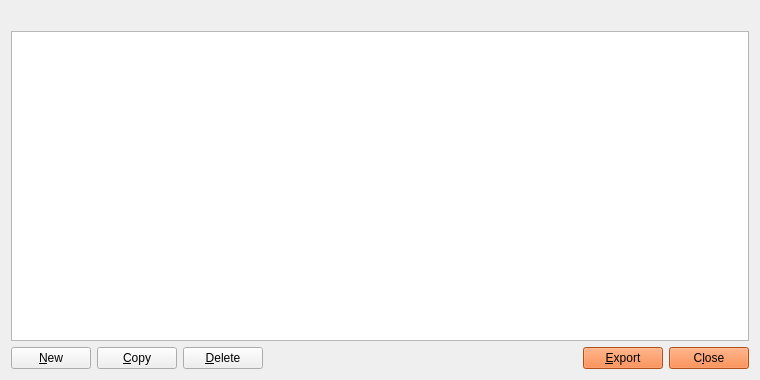
<?xml version="1.0" encoding="UTF-8"?>
<ui version="4.0">
 <class>AddressBookPage</class>
 <widget class="QWidget" name="AddressBookPage">
  <property name="geometry">
   <rect>
    <x>0</x>
    <y>0</y>
    <width>760</width>
    <height>380</height>
   </rect>
  </property>
  <property name="styleSheet">
   <string notr="true">
QStatusBar {
background-color:#ffffff;
}

.QFrame {
background-color:transparent;
border:0px solid #fff;
}

QMenuBar {
background-color:#fff;
}

QMenuBar::item {
background-color:#fff;
}

QMenuBar::item:selected {
background-color:#f8f6f6;
}

QMenu {
background-color:#f8f6f6;
}

QMenu::item {
color:#333;
}

QMenu::item:selected {
background-color:#f2f0f0;
color:#333;
}

QToolBar {
background-color:#fff;
border:0px solid #000;
padding:0;
margin:0;
}

QToolBar &gt; QToolButton {
background-color:#fff;
border:0px solid #333;
min-height:2.5em;
min-width: 8em;
padding: 0em 1em;
/*font-weight:bold;*/
color:#333;
}

QToolBar &gt; QToolButton:checked {
background-color:#f57026;
color:#fff;
font-weight:bold;
}

QMessageBox {
background-color:#F8F6F6;
}

/*******************************************************/

QLabel { /* Base Text Size &amp; Color */
font-size:12px;
color:#333333;
}

.QCheckBox { /* Checkbox Labels */
color:#333333;
background-color:transparent;
}

.QCheckBox:hover {
background-color:transparent;
}

.QValidatedLineEdit, .QLineEdit { /* Text Entry Fields */
border: 1px solid #82C3E6;
font-size:11px;
min-height:25px;
outline:0;
padding:3px;
background-color:#fcfcfc;
}

.QLineEdit:!focus {
font-size:12px;
}

.QValidatedLineEdit:disabled, .QLineEdit:disabled {
background-color:#f2f2f2;
}

/*******************************************************/

QPushButton { /* Global Button Style */

background-color:#f57026;

border:1;

border-radius:3px;

color:#ffffff;

font-size:12px;

font-weight:bold;

height: 26px;

padding-left:25px;

padding-right:25px;

padding-top:5px;

padding-bottom:5px;

margin-right: 10px;

}



QPushButton:hover { /* Global Button Style hover */

background-color:#f57026;

border:1;

border-radius:3px;

color:#ffffff;

font-size:12px;

font-weight:bold;

height: 26px;

padding-left:25px;

padding-right:25px;

padding-top:5px;

padding-bottom:5px;

margin-right: 10px;

}

QPushButton:focus {
border:none;
outline:none;
}

QPushButton:pressed {
border:1px solid #333;
}

QComboBox { /* Dropdown Menus */
border:1px solid #82C3E6;
padding: 3px 5px 3px 5px;
background:#fcfcfc;
min-height:25px;
color:#818181;
}

QComboBox:checked {
background:#f2f2f2;
}

QComboBox:editable {
background: #f57026;
color:#616161;
border:0px solid transparent;
}

QComboBox::drop-down {
width:25px;
border:0px;
}

QComboBox::down-arrow {
border-image: url(':/images/light/drkblue_downArrow') 0 0 0 0 stretch stretch;
}

QComboBox QListView {
background:#fff;
border:1px solid #333;
padding-right:1px;
padding-left:1px;
}

QComboBox QAbstractItemView::item { margin:4px; }

QComboBox::item {
color:#818181;
}

QComboBox::item:alternate {
background:#fff;
}

QComboBox::item:selected {
border:0px solid transparent;
background:#f2f2f2;
}

QComboBox::indicator {
background-color:transparent;
selection-background-color:transparent;
color:transparent;
selection-color:transparent;
}

QAbstractSpinBox {
border:1px solid #82C3E6;
padding: 3px 5px 3px 5px;
background:#fcfcfc;
min-height:25px;
color:#818181;
}

QAbstractSpinBox::up-button {
subcontrol-origin: border;
subcontrol-position: top right;
width:21px;
background:#fcfcfc;
border-left:0px;
border-right:1px solid #82C3E6;
border-top:1px solid #82C3E6;
border-bottom:0px;
padding-right:1px;
padding-left:5px;
padding-top:2px;
}

QAbstractSpinBox::up-arrow {
image:url(':/images/light/drkblue_upArrow_small');
}

QAbstractSpinBox::down-button {
subcontrol-origin: border;
subcontrol-position: bottom right;
width:21px;
background:#fcfcfc;
border-top:0px;
border-left:0px;
border-right:1px solid #82C3E6;
border-bottom:1px solid #82C3E6;
padding-right:1px;
padding-left:5px;
padding-bottom:2px;
}

QAbstractSpinBox::down-arrow {
image:url(':/images/light/drkblue_downArrow_small');
}

QCheckBox {
spacing: 5px;
}

QCheckBox::indicator {
width: 16px;
height: 16px;
}



/*******************************************************/

QHeaderView { /* Table Header */
background-color:transparent;
}

QHeaderView::section { /* Table Header Sections */
qproperty-alignment:center;
background-color:#f57026;
color:#fff;
min-height:25px;
font-weight:bold;
font-size:14px;
outline:0;
border:0px solid #fff;
border-right:1px solid #fff;
padding-left:5px;
padding-right:5px;
padding-top:2px;
padding-bottom:2px;
}

QHeaderView::section:last {
border-right: 0px solid #d7d7d7;
}

.QScrollArea {
background:transparent;
border:0px;
}

.QTableView { /* Table - has to be selected as a class otherwise it throws off QCalendarWidget */
background:transparent;
border:0px solid #fff;
}

QTableView::item { /* Table Item */
background-color:#fcfcfc;
font-size:12px;
}

QTableView::item:selected { /* Table Item Selected */
background-color:#f0f0f0;
color:#333;
}

QScrollBar { /* Scroll Bar */

}

QScrollBar:vertical { /* Vertical Scroll Bar Attributes */
border:0;
background:#ffffff;
width:18px;
margin: 18px 0px 18px 0px;
}

QScrollBar:horizontal { /* Horizontal Scroll Bar Attributes */
border:0;
background:#ffffff;
height:18px;
margin: 0px 18px 0px 18px;
}


QScrollBar::handle:vertical { /* Scroll Bar Slider - vertical */
background:#e0e0e0;
min-height:10px;
}

QScrollBar::handle:horizontal { /* Scroll Bar Slider - horizontal */
background:#e0e0e0;
min-width:10px;
}

QScrollBar::add-page, QScrollBar::sub-page { /* Scroll Bar Background */
background:#F8F6F6;
}

QScrollBar::add-line:vertical, QScrollBar::sub-line:vertical, QScrollBar::add-line:horizontal, QScrollBar::sub-line:horizontal { /* Define Arrow Button Dimensions */
background-color:#F8F6F6;
border: 1px solid #f2f0f0;
width:16px;
height:16px;
}

QScrollBar::add-line:vertical:pressed, QScrollBar::sub-line:vertical:pressed, QScrollBar::add-line:horizontal:pressed, QScrollBar::sub-line:horizontal:pressed {
background-color:#e0e0e0;
}

QScrollBar::sub-line:vertical { /* Vertical - top button position */
subcontrol-position:top;
subcontrol-origin: margin;
}

QScrollBar::add-line:vertical { /* Vertical - bottom button position */
subcontrol-position:bottom;
subcontrol-origin: margin;
}

QScrollBar::sub-line:horizontal { /* Vertical - left button position */
subcontrol-position:left;
subcontrol-origin: margin;
}

QScrollBar::add-line:horizontal { /* Vertical - right button position */
subcontrol-position:right;
subcontrol-origin: margin;
}

QScrollBar:up-arrow, QScrollBar:down-arrow, QScrollBar:left-arrow, QScrollBar:right-arrow { /* Arrows Icon */
width:10px;
height:10px;
}

QScrollBar:up-arrow {
background-image: url(':/images/light/drkblue_upArrow_small');
}

QScrollBar:down-arrow {
background-image: url(':/images/light/drkblue_downArrow_small');
}

QScrollBar:left-arrow {
background-image: url(':/images/light/drkblue_leftArrow_small');
}

QScrollBar:right-arrow {
background-image: url(':/images/light/drkblue_rightArrow_small');
}


/*******************************************************/

/* DIALOG BOXES */

QDialog .QTabWidget {
border-bottom:1px solid #333;
}

QDialog .QTabWidget::pane {
border: 1px solid #d7d7d7;
}

QDialog .QTabWidget QTabBar::tab {
background-color:#f2f0f0;
color:#333;
padding-left:10px;
padding-right:10px;
padding-top:5px;
padding-bottom:5px;
border-top: 1px solid #d7d7d7;
}

QDialog .QTabWidget QTabBar::tab:first {
border-left: 1px solid #d7d7d7;
}

QDialog .QTabWidget QTabBar::tab:last {
border-right: 1px solid #d7d7d7;
}

QDialog .QTabWidget QTabBar::tab:selected, QDialog .QTabWidget QTabBar::tab:hover {
background-color:#ffffff;
color:#333;
}

QDialog .QTabWidget .QWidget {
background-color:#fff;
color:#333;
}

QDialog .QTabWidget .QWidget QAbstractSpinBox {
min-height:15px;
}

QDialog .QTabWidget .QWidget QAbstractSpinBox::down-button {
width:15px;
}

QDialog .QTabWidget .QWidget QAbstractSpinBox::up-button {
width:15px;
}

QDialog .QTabWidget .QWidget QComboBox {
min-height:15px;
}

QDialog QWidget { /* Remove Annoying Focus Rectangle */
outline: 0;
}

/*******************************************************/
/* FILE MENU */

/* Dialog: Open URI */
QDialog#OpenURIDialog {
background-color:#F8F6F6;
}

QDialog#OpenURIDialog QLabel#label { /* URI Label */
font-weight:bold;
}

QDialog#OpenURIDialog QPushButton#selectFileButton { /* ... Button */
background-color:qlineargradient(x1: 0, y1: 0, x2: 0, y2: 1, stop: .01 #f6f6f6, stop: .1 rgba(250, 250, 250, 128), stop: .95 rgba(250, 250, 250, 255), stop: 1 #ebebeb);
border:1px solid #d2d2d2;
color:#616161;
padding-left:10px;
padding-right:10px;
}

QDialog#OpenURIDialog QPushButton#selectFileButton:hover {
background-color:qlineargradient(x1: 0, y1: 0, x2: 0, y2: 1, stop: .01 #f6f6f6, stop: .1 rgba(240, 240, 240, 255), stop: .95 rgba(240, 240, 240, 255), stop: 1 #ebebeb);
color:#333;
}

QDialog#OpenURIDialog QPushButton#selectFileButton:pressed {
border:1px solid #9e9e9e;
}

/* Dialog: Sign / Verify Message */
QDialog#SignVerifyMessageDialog {
background-color:#F8F6F6;
}

QDialog#SignVerifyMessageDialog QPushButton#addressBookButton_SM { /* Address Book Button */
background-color:transparent;
padding-left:10px;
padding-right:10px;
}

QDialog#SignVerifyMessageDialog QPlainTextEdit { /* Message Signing Text */
border:1px solid #82C3E6;
background-color:#fff;
}

QDialog#SignVerifyMessageDialog QPushButton#pasteButton_SM { /* Paste Button */
/* qproperty-icon: url(&quot;:/icons/light/drkblue_editpaste&quot;); */
background-color:transparent;
padding-left:15px;
}

QDialog#SignVerifyMessageDialog QLineEdit:!focus { /* Font Hack */
font-size:10px;
}

QDialog#SignVerifyMessageDialog QPushButton#copySignatureButton_SM { /* Copy Button */
/* qproperty-icon: url(&quot;:/icons/light/drkblue_editcopy&quot;); */
background-color:transparent;
padding-left:10px;
padding-right:10px;
}

QDialog#SignVerifyMessageDialog QPushButton#clearButton_SM { /* Clear Button */
background-color:qlineargradient(x1: 0, y1: 0, x2: 0, y2: 1, stop: .01 #f6f6f6, stop: .1 rgba(250, 250, 250, 128), stop: .95 rgba(250, 250, 250, 255), stop: 1 #ebebeb);
border:1px solid #d2d2d2;
color:#616161;
padding-left:10px;
padding-right:10px;
}

QDialog#SignVerifyMessageDialog QPushButton#clearButton_SM:hover {
background-color:qlineargradient(x1: 0, y1: 0, x2: 0, y2: 1, stop: .01 #f6f6f6, stop: .1 rgba(240, 240, 240, 255), stop: .95 rgba(240, 240, 240, 255), stop: 1 #ebebeb);
color:#333;
}

QDialog#SignVerifyMessageDialog QPushButton#clearButton_SM:pressed {
border:1px solid #9e9e9e;
}

QDialog#SignVerifyMessageDialog QPushButton#addressBookButton_VM { /* Verify Message - Address Book Button */
background-color:transparent;
border:0;
padding-left:10px;
padding-right:10px;
}

QDialog#SignVerifyMessageDialog QPushButton#clearButton_VM { /* Verify Message - Clear Button */
background-color:qlineargradient(x1: 0, y1: 0, x2: 0, y2: 1, stop: .01 #f6f6f6, stop: .1 rgba(250, 250, 250, 128), stop: .95 rgba(250, 250, 250, 255), stop: 1 #ebebeb);
border:1px solid #d2d2d2;
color:#616161;
padding-left:10px;
padding-right:10px;
}

QDialog#SignVerifyMessageDialog QPushButton#clearButton_VM:hover {
background-color:qlineargradient(x1: 0, y1: 0, x2: 0, y2: 1, stop: .01 #f6f6f6, stop: .1 rgba(240, 240, 240, 255), stop: .95 rgba(240, 240, 240, 255), stop: 1 #ebebeb);
color:#333;
}

QDialog#SignVerifyMessageDialog QPushButton#clearButton_VM:pressed {
border:1px solid #9e9e9e;
}

/* Dialog: Send and Receive */
QWidget#AddressBookPage {
background-color:#F8F6F6;
}

QWidget#AddressBookPage QPushButton#newAddress { /* New Address Button */
background-color:qlineargradient(x1: 0, y1: 0, x2: 0, y2: 1, stop: .01 #f6f6f6, stop: .1 rgba(250, 250, 250, 128), stop: .95 rgba(250, 250, 250, 255), stop: 1 #ebebeb);
border:1px solid #d2d2d2;
color:#616161;
padding-left:10px;
padding-right:10px;
}

QWidget#AddressBookPage QPushButton#newAddress:hover {
background-color:qlineargradient(x1: 0, y1: 0, x2: 0, y2: 1, stop: .01 #f6f6f6, stop: .1 rgba(240, 240, 240, 255), stop: .95 rgba(240, 240, 240, 255), stop: 1 #ebebeb);
color:#333;
}

QWidget#AddressBookPage QPushButton#newAddress:pressed {
border:1px solid #9e9e9e;
}

QWidget#AddressBookPage QPushButton#copyAddress { /* Copy Address Button */
background-color:qlineargradient(x1: 0, y1: 0, x2: 0, y2: 1, stop: .01 #f6f6f6, stop: .1 rgba(250, 250, 250, 128), stop: .95 rgba(250, 250, 250, 255), stop: 1 #ebebeb);
border:1px solid #d2d2d2;
color:#616161;
padding-left:10px;
padding-right:10px;
}

QWidget#AddressBookPage QPushButton#copyAddress:hover {
background-color:qlineargradient(x1: 0, y1: 0, x2: 0, y2: 1, stop: .01 #f6f6f6, stop: .1 rgba(240, 240, 240, 255), stop: .95 rgba(240, 240, 240, 255), stop: 1 #ebebeb);
color:#333;
}

QWidget#AddressBookPage QPushButton#copyAddress:pressed {
border:1px solid #9e9e9e;
}

QWidget#AddressBookPage QPushButton#deleteAddress { /* Delete Address Button */
background-color:qlineargradient(x1: 0, y1: 0, x2: 0, y2: 1, stop: .01 #f6f6f6, stop: .1 rgba(250, 250, 250, 128), stop: .95 rgba(250, 250, 250, 255), stop: 1 #ebebeb);
border:1px solid #d2d2d2;
color:#616161;
padding-left:10px;
padding-right:10px;
}

QWidget#AddressBookPage QPushButton#deleteAddress:hover {
background-color:qlineargradient(x1: 0, y1: 0, x2: 0, y2: 1, stop: .01 #f6f6f6, stop: .1 rgba(240, 240, 240, 255), stop: .95 rgba(240, 240, 240, 255), stop: 1 #ebebeb);
color:#333;
}

QWidget#AddressBookPage QPushButton#deleteAddress:pressed {
border:1px solid #9e9e9e;
}

QWidget#AddressBookPage QTableView { /* Address Listing */
font-size:12px;
}

QWidget#AddressBookPage QHeaderView::section { /* Min width for Windows fix */
min-width:260px;
}

/* SETTINGS MENU */

/* Encrypt Wallet and Change Passphrase Dialog */
QDialog#AskPassphraseDialog {
background-color:#F8F6F6;
}

QDialog#AskPassphraseDialog QLabel#passLabel1, QDialog#AskPassphraseDialog QLabel#passLabel2, QDialog#AskPassphraseDialog QLabel#passLabel3 {
qproperty-alignment: 'AlignVCenter | AlignRight';
min-width:170px;
min-height:33px; /* base width of 25px for QLineEdit, plus padding and border */
}

/* Options Dialog */
QDialog#OptionsDialog {
background-color:#F8F6F6;
}

QDialog#OptionsDialog QValueComboBox, QDialog#OptionsDialog QSpinBox {
margin-top:5px;
margin-bottom:5px;
}

QDialog#OptionsDialog QValidatedLineEdit, QDialog#OptionsDialog QValidatedLineEdit:disabled, QDialog#OptionsDialog QLineEdit, QDialog#OptionsDialog QLineEdit:disabled {
qproperty-alignment: 'AlignVCenter | AlignLeft';
min-height:20px;
margin-top:0px;
margin-bottom:0px;
padding-top:1px;
padding-bottom:1px;
}

QDialog#OptionsDialog &gt; QLabel {
qproperty-alignment: 'AlignVCenter';
min-height:20px;
}

QDialog#OptionsDialog QWidget#tabDisplay QValueComboBox {
margin-top:0px;
margin-bottom:0px;
}

QDialog#OptionsDialog QLabel#label_3 { /* Translations Missing? Label */
qproperty-alignment: 'AlignVCenter | AlignCenter';
color:#818181;
padding-bottom:8px;
}

QDialog#OptionsDialog QCheckBox {
min-height:20px;
}

QDialog#OptionsDialog QCheckBox#displayAddresses {
min-height:33px;

}

/* TOOLS MENU */

QDialog#RPCConsole { /* RPC Console Dialog Box */
background-color:#F8F6F6;
}

QDialog#RPCConsole QWidget#tab_info QLabel#label_11, QDialog#RPCConsole QWidget#tab_info QLabel#label_10 { /* Margin between Network and Block Chain headers */
qproperty-alignment: 'AlignBottom';
min-height:25px;
min-width:180px;
}

QDialog#RPCConsole QWidget#tab_peers  QLabel#peerHeading { /* Peers Info Header */
color:#f57026;
}

QDialog#RPCConsole QPushButton#openDebugLogfileButton {
max-width:60px;
}

QDialog#RPCConsole QTextEdit#messagesWidget { /* Console Messages Window */
border:0;
}

QDialog#RPCConsole QLineEdit#lineEdit { /* Console Input */
margin-right:5px;
}

QDialog#RPCConsole QPushButton#clearButton { /* Console Clear Button */
background-color:transparent;
padding-left:10px;
padding-right:10px;
}

QDialog#RPCConsole .QGroupBox #line { /* Network In Line */
background-color:#00ff00;
}

QDialog#RPCConsole .QGroupBox #line_2 { /* Network Out Line */
background:#ff0000;
}

/* HELP MENU */

/* Command Line Options Dialog */
QDialog#HelpMessageDialog {
background-color:#F8F6F6;
}

QDialog#HelpMessageDialog QScrollArea * {
background-color:#ffffff;
}

QDialog#HelpMessageDialog QScrollBar:vertical, QDialog#HelpMessageDialog QScrollBar:horizontal {
border:0;
}

/* About Proton Dialog */
QDialog#AboutDialog {
background-color:#F8F6F6;
}

QDialog#AboutDialog QLabel#label, QDialog#AboutDialog QLabel#copyrightLabel, QDialog#AboutDialog QLabel#label_2 { /* About Proton Contents */
margin-left:10px;
}

QDialog#AboutDialog QLabel#label_2 { /* Margin for About Proton text */
margin-right:10px;
}

/* Edit Address Dialog */
QDialog#EditAddressDialog {
background-color:#F8F6F6;
}

QDialog#EditAddressDialog QLabel {
qproperty-alignment: 'AlignVCenter | AlignRight';
min-height:27px;
font-weight:normal;
padding-right:5px;
}

/* OVERVIEW SCREEN */

QWidget .QFrame#frame { /* Wallet Balance */
min-width:490px;
}

QWidget .QFrame#frame &gt; .QLabel {
min-width:190px;
font-weight:normal;
min-height:30px;
}

QWidget .QFrame#frame .QLabel#label_5 { /* Wallet Label */
qproperty-alignment: 'AlignVCenter | AlignRight';
min-width:160px;
background-color:transparent;
color:#f4f4f5;
margin-right:5px;
padding-right:5px;
}

QWidget .QFrame#frame .QLabel#labelWalletStatus { /* Wallet Sync Status */
qproperty-alignment: 'AlignVCenter | AlignLeft';
margin-left:3px;
}

QWidget .QFrame#frame .QLabel#labelSpendable { /* Spendable Header */
qproperty-alignment: 'AlignVCenter | AlignLeft';
font-size:12px;
margin-left:18px;
}

QWidget .QFrame#frame .QLabel#labelWatchonly { /* Watch-only Header */
qproperty-alignment: 'AlignVCenter | AlignLeft';
font-size:12px;
margin-left:16px;
}

QWidget .QFrame#frame .QLabel#labelBalanceText { /* Available Balance Label */
qproperty-alignment: 'AlignVCenter | AlignRight';
min-width:160px;
background-color:#f57026;
color:#ffffff;
margin-right:5px;
padding-right:5px;
font-size:14px;
font-weight: bold;
min-height:35px;
}

QWidget .QFrame#frame .QLabel#labelBalance { /* Available Balance */
qproperty-alignment: 'AlignVCenter | AlignLeft';
font-size:16px;
color:#f57026;
margin-left:0px;
    font-weight: bold;
}

QWidget .QFrame#frame .QLabel#labelWatchAvailable { /* Watch-only Balance */
qproperty-alignment: 'AlignVCenter | AlignLeft';
font-size:12px;
margin-left:16px;
}

QWidget .QFrame#frame .QLabel#labelPendingText { /* Pending Balance Label */
qproperty-alignment: 'AlignVCenter | AlignRight';
min-width:160px;
font-size:14px;
font-Weight:bold;
background-color:#F8F6F6;
margin-right:5px;
padding-right:5px;
}

QWidget .QFrame#frame .QLabel#labelUnconfirmed { /* Pending Balance */
qproperty-alignment: 'AlignVCenter | AlignLeft';
font-size:14px;
font-weight:bold;
margin-left:0px;
}

QWidget .QFrame#frame .QLabel#labelWatchPending { /* Watch-only Pending Balance */
qproperty-alignment: 'AlignVCenter | AlignLeft';
font-size:12px;
margin-left:16px;
}

QWidget .QFrame#frame .QLabel#labelImmatureText { /* Immature Balance Label */
qproperty-alignment: 'AlignVCenter | AlignRight';
min-width:160px;
font-size:14px;
font-weight:bold;
background-color:#F8F6F6;
margin-right:5px;
padding-right:5px;
}

QWidget .QFrame#frame .QLabel#labelImmature { /* Immature Balance */
qproperty-alignment: 'AlignVCenter | AlignLeft';
font-size:14px;
font-weight:bold;
margin-left:0px;
}

QWidget .QFrame#frame .QLabel#labelWatchImmature { /* Watch-only Immature Balance */
qproperty-alignment: 'AlignVCenter | AlignLeft';
font-size:12px;
margin-left:16px;
}

QWidget .QFrame#frame .QLabel#labelTotalText { /* Total Balance Label */
qproperty-alignment: 'AlignVCenter | AlignRight';
min-width:160px;
font-size:14px;
font-weight:bold;
background-color:#F8F6F6;
margin-right:5px;
padding-right:5px;
}

QWidget .QFrame#frame .QLabel#labelTotal { /* Total Balance */
qproperty-alignment: 'AlignVCenter | AlignLeft';
font-size:14px;
font-weight:bold;
margin-left:0px;
}

QWidget .QFrame#frame .QLabel#labelWatchTotal { /* Watch-only Total Balance */
qproperty-alignment: 'AlignVCenter | AlignLeft';
font-size:12px;
margin-left:16px;
}

/* PRIVATESEND WIDGET */

QWidget .QFrame#framePrivateSend { /* PrivateSend Widget */
background-color:transparent;
max-width: 451px;
min-width: 451px;
max-height: 350px;
}

QWidget .QFrame#framePrivateSend .QWidget#layoutWidgetPrivateSendHeader { /* PrivateSend Header */
max-width: 421px;
min-width: 421px;
}

QWidget .QFrame#framePrivateSend .QLabel#labelPrivateSendHeader { /* PrivateSend Header */
qproperty-alignment: 'AlignVCenter | AlignCenter';
max-width: 421px;
min-width: 421px;
background-color:#f57026;
color:#fff;
margin-right: 5px;
padding-right: 5px;
font-weight:bold;
font-size:14px;
min-height:35px;
max-height:35px;
}
/******************************************************************/
QWidget .QFrame#framePrivateSend .QLabel#labelPrivateSendSyncStatus { /* PrivateSend Sync Status */
qproperty-alignment: 'AlignVCenter | AlignLeft';
margin-left:2px;
padding-right:5px;
}

QWidget .QFrame#framePrivateSend #privateSendFormLayoutWidget {
max-width: 451px;
max-height: 175px;
}

QWidget .QFrame#framePrivateSend #privateSendFormLayoutWidget &gt; .QLabel {
min-width:175px;
font-weight:normal;
min-height:25px;
}

QWidget .QFrame#framePrivateSend #privateSendFormLayoutWidget .QLabel#labelPrivateSendEnabledText { /* PrivateSend Enabled Status Label */
qproperty-alignment: 'AlignVCenter | AlignRight';
min-width:160px;
background-color:#F8F6F6;
margin-right:5px;
padding-right:5px;
}

QWidget .QFrame#framePrivateSend #privateSendFormLayoutWidget .QLabel#labelPrivateSendEnabled { /* PrivateSend Enabled Status */

}

QWidget .QFrame#framePrivateSend #privateSendFormLayoutWidget .QLabel#labelCompletitionText { /* PrivateSend Completion Label */
qproperty-alignment: 'AlignVCenter | AlignRight';
min-width:160px;
background-color:#F8F6F6;
margin-right:5px;
padding-right:5px;

}

QWidget .QFrame#framePrivateSend #privateSendFormLayoutWidget .QProgressBar#privateSendProgress { /* PrivateSend Completion */
border: 1px solid #818181;
border-radius: 1px;
margin-right:43px;
text-align: right;
color:#818181;
}

QWidget .QFrame#framePrivateSend #privateSendFormLayoutWidget .QProgressBar#privateSendProgress::chunk {
background-color: #f57026;
width:1px;
}

QWidget .QFrame#framePrivateSend #privateSendFormLayoutWidget .QLabel#labelAnonymizedText { /* PrivateSend Balance Label */
qproperty-alignment: 'AlignVCenter | AlignRight';
min-width:160px;
background-color:#F8F6F6;
margin-right:5px;
padding-right:5px;
}

QWidget .QFrame#framePrivateSend #privateSendFormLayoutWidget .QLabel#labelAnonymized { /* PrivateSend Balance */

}

QWidget .QFrame#framePrivateSend #privateSendFormLayoutWidget .QLabel#labelAmountAndRoundsText { /* PrivateSend Amount and Rounds Label */
qproperty-alignment: 'AlignVCenter | AlignRight';
min-width:160px;
background-color:#F8F6F6;
margin-right:5px;
padding-right:5px;
}

QWidget .QFrame#framePrivateSend #privateSendFormLayoutWidget .QLabel#labelAmountRounds { /* PrivateSend Amount and Rounds */

}

QWidget .QFrame#framePrivateSend #privateSendFormLayoutWidget .QLabel#labelSubmittedDenomText { /* PrivateSend Submitted Denom Label */
qproperty-alignment: 'AlignVCenter | AlignRight';
min-width:160px;
background-color:#F8F6F6;
margin-right:5px;
padding-right:5px;
}

QWidget .QFrame#framePrivateSend #privateSendFormLayoutWidget .QLabel#labelSubmittedDenom { /* PrivateSend Submitted Denom */

}

QWidget .QFrame#framePrivateSend .QWidget#layoutWidgetLastMessageAndButtons {
max-width: 451px;
}

QWidget .QFrame#framePrivateSend .QLabel#labelPrivateSendLastMessage { /* PrivateSend Status Notifications */
qproperty-alignment: 'AlignVCenter | AlignCenter';
min-width: 288px;
min-height: 43px;
font-size:11px;
color:#818181;
}

/* PRIVATESEND BUTTONS */

QWidget .QFrame#framePrivateSend .QPushButton { /* PrivateSend Buttons - General Attributes */
border:0px solid #ffffff;
}

QWidget .QFrame#framePrivateSend QPushButton:focus {
border:none;
outline:none;
}

QWidget .QFrame#framePrivateSend .QPushButton#togglePrivateSend { /* Start PrivateSend Mixing */
min-height: 40px;
font-size:15px;
font-weight:normal;
color:#ffffff;
padding-left:10px;
padding-right:10px;
padding-top:5px;
padding-bottom:6px;
}

QWidget .QFrame#framePrivateSend .QPushButton#togglePrivateSend:hover {

}

QWidget .QFrame#framePrivateSend .QPushButton#privateSendAuto { /* Try Mix Button */
background-color:qlineargradient(x1: 0, y1: 0, x2: 0, y2: 1, stop: .01 #f6f6f6, stop: .1 rgba(250, 250, 250, 128), stop: .95 rgba(250, 250, 250, 255), stop: 1 #ebebeb);
border:1px solid #d2d2d2;
color:#616161;
min-height:25px;
font-size:9px;
padding:0px;
}

QWidget .QFrame#framePrivateSend .QPushButton#privateSendAuto:hover {
background-color:qlineargradient(x1: 0, y1: 0, x2: 0, y2: 1, stop: .01 #f6f6f6, stop: .1 rgba(240, 240, 240, 255), stop: .95 rgba(240, 240, 240, 255), stop: 1 #ebebeb);
color:#333;
}

QWidget .QFrame#framePrivateSend .QPushButton#privateSendAuto:pressed {
border:1px solid #9e9e9e;
}

QWidget .QFrame#framePrivateSend .QPushButton#privateSendReset { /* Reset Button */
background-color:qlineargradient(x1: 0, y1: 0, x2: 0, y2: 1, stop: .01 #f6f6f6, stop: .1 rgba(250, 250, 250, 128), stop: .95 rgba(250, 250, 250, 255), stop: 1 #ebebeb);
border:1px solid #d2d2d2;
color:#616161;
min-height:25px;
font-size:9px;
padding:0px;
}

QWidget .QFrame#framePrivateSend .QPushButton#privateSendReset:hover {
background-color:qlineargradient(x1: 0, y1: 0, x2: 0, y2: 1, stop: .01 #f6f6f6, stop: .1 rgba(240, 240, 240, 255), stop: .95 rgba(240, 240, 240, 255), stop: 1 #ebebeb);
color:#333;
}

QWidget .QFrame#framePrivateSend .QPushButton#privateSendReset:pressed {
border:1px solid #9e9e9e;
}

QWidget .QFrame#framePrivateSend .QPushButton#privateSendInfo { /* Info Button */
background-color:qlineargradient(x1: 0, y1: 0, x2: 0, y2: 1, stop: .01 #f6f6f6, stop: .1 rgba(250, 250, 250, 128), stop: .95 rgba(250, 250, 250, 255), stop: 1 #ebebeb);
border:1px solid #d2d2d2;
color:#616161;
min-height:25px;
font-size:9px;
padding:0px;
}

QWidget .QFrame#framePrivateSend .QPushButton#privateSendInfo:hover {
background-color:qlineargradient(x1: 0, y1: 0, x2: 0, y2: 1, stop: .01 #f6f6f6, stop: .1 rgba(240, 240, 240, 255), stop: .95 rgba(240, 240, 240, 255), stop: 1 #ebebeb);
color:#333;
}

QWidget .QFrame#framePrivateSend .QPushButton#privateSendInfo:pressed {
border:1px solid #9e9e9e;
}

/* RECENT TRANSACTIONS */

QWidget .QFrame#frame_2 { /* Transactions Widget */
min-width:410px;
margin-right:20px;
margin-left:0;
margin-top:15px;
background-repeat:none;
}

QWidget .QFrame#frame_2 .QLabel#label_4 { /* Recent Transactions Label */
min-width:180px;
color:#999;
margin-left:0px;
margin-top:30px;
margin-right:5px;
padding-right:5px;
font-weight:normal;
font-size:18px;
font-weight:bold;
min-height:24px;
}

QWidget .QFrame#frame_2 .QLabel#labelTransactionsStatus { /* Recent Transactions Sync Status */
qproperty-alignment: 'AlignBottom | AlignRight';
min-width:93px;
margin-top:83px;
margin-left:16px;
margin-right:5px;
min-height:16px;
}

QWidget .QFrame#frame_2 QListView { /* UOU Transaction List */
font-weight:normal;
font-size:14px;
max-width:500px;
margin-top:12px;
margin-left:0px; /* CSS Voodoo - set to -66px to hide default transaction icons */
}

/* SEND DIALOG */

QDialog#SendCoinsDialog .QFrame#frameCoinControl { /* Coin Control Section */

}

QDialog#SendCoinsDialog .QFrame#frameCoinControl &gt; .QLabel { /* Default Font Color and  Size */
font-weight:normal;
color: #999;
}

QDialog#SendCoinsDialog .QFrame#frameCoinControl .QPushButton#pushButtonCoinControl { /* Coin Control Inputs Button */
padding-left:10px;
padding-right:10px;
min-height:25px;
}

QDialog#SendCoinsDialog .QFrame#frameCoinControl .QLabel#labelCoinControlFeatures { /* Coin Control Header */
color:#999;
font-weight:normal;
font-size:14px;
}

QDialog#SendCoinsDialog .QFrame#frameCoinControl .QWidget#widgetCoinControl { /* Coin Control Inputs */
}

QDialog#SendCoinsDialog .QFrame#frameCoinControl .QWidget#widgetCoinControl &gt; .QLabel { /* Coin Control Inputs Labels */
padding:2px;
}

QDialog#SendCoinsDialog .QFrame#frameCoinControl .QCheckBox#checkBoxCoinControlChange { /* Custom Change Label */
}

QDialog#SendCoinsDialog .QFrame#frameCoinControl .QValidatedLineEdit#lineEditCoinControlChange { /* Custom Change Address */
}

QDialog#SendCoinsDialog .QFrame#frameCoinControl .QLabel#labelCoinControlChangeLabel { /* Custom Change Address Validation Label */
font-weight:normal;
qproperty-margin:-6;
margin-right:112px;
}

QDialog#SendCoinsDialog .QScrollArea#scrollArea .QWidget#scrollAreaWidgetContents { /* Send To Widget */
background:transparent;
}

QDialog#SendCoinsDialog .QPushButton#sendButton { /* Send Button */
padding-left:10px;
padding-right:10px;
}

QDialog#SendCoinsDialog .QPushButton#clearButton { /* Clear Button */
background-color:qlineargradient(x1: 0, y1: 0, x2: 0, y2: 1, stop: .01 #f6f6f6, stop: .1 rgba(250, 250, 250, 128), stop: .95 rgba(250, 250, 250, 255), stop: 1 #ebebeb);
border:1px solid #d2d2d2;
color:#616161;
padding-left:10px;
padding-right:10px;
}

QDialog#SendCoinsDialog .QPushButton#clearButton:hover {
background-color:qlineargradient(x1: 0, y1: 0, x2: 0, y2: 1, stop: .01 #f6f6f6, stop: .1 rgba(240, 240, 240, 255), stop: .95 rgba(240, 240, 240, 255), stop: 1 #ebebeb);
color:#333;
}

QDialog#SendCoinsDialog .QPushButton#clearButton:pressed {
border:1px solid #9e9e9e;
}

QDialog#SendCoinsDialog .QPushButton#addButton { /* Add Button */
background-color:qlineargradient(x1: 0, y1: 0, x2: 0, y2: 1, stop: .01 #f6f6f6, stop: .1 rgba(250, 250, 250, 128), stop: .95 rgba(250, 250, 250, 255), stop: 1 #ebebeb);
border:1px solid #d2d2d2;
color:#616161;
padding-left:10px;
padding-right:10px;
}

QDialog#SendCoinsDialog .QPushButton#addButton:hover {
background-color:qlineargradient(x1: 0, y1: 0, x2: 0, y2: 1, stop: .01 #f6f6f6, stop: .1 rgba(240, 240, 240, 255), stop: .95 rgba(240, 240, 240, 255), stop: 1 #ebebeb);
color:#333;
}

QDialog#SendCoinsDialog .QPushButton#addButton:pressed {
border:1px solid #9e9e9e;
}

QDialog#SendCoinsDialog .QCheckBox#checkUsePrivateSend { /* PrivateSend Checkbox */
color:#616161;
font-weight:bold;
background: qradialgradient(cx:0.5, cy:0.5, radius: 0.5, fx:0.5, fy:0.5, stop:0 rgba(248, 246, 246, 128), stop: 1 rgba(0, 0, 0, 0));
border-radius:5px;
padding-top:20px;
padding-bottom:18px;
}

QDialog#SendCoinsDialog .QCheckBox#checkUseInstantSend { /* InstantSend Checkbox */
color:#616161;
font-weight:bold;
background: qradialgradient(cx:0.5, cy:0.5, radius: 0.5, fx:0.5, fy:0.5, stop:0 rgba(248, 246, 246, 128), stop: 1 rgba(0, 0, 0, 0));
border-radius:5px;
padding-top:20px;
padding-bottom:18px;
margin-left:10px;
margin-right:20px;
}

/* This QLabel uses name = &quot;label&quot; which conflicts with Address Book -&gt; New Address */
/* To maximize backwards compatibility this formatting has been removed */

QDialog#SendCoinsDialog QLabel#label {
/*margin-left:20px;
margin-right:-2px;
padding-right:-2px;
color:#616161;
font-size:14px;
font-weight:bold;
border-radius:5px;
padding-top:20px;
padding-bottom:20px;*/
min-height:27px;
}

QDialog#SendCoinsDialog QLabel#labelBalance {
margin-left:0px;
padding-left:0px;
color:#333333;
/* font-weight:bold;
border-radius:5px;
padding-top:20px;
padding-bottom:20px; */
min-height:27px;
}

#checkboxSubtractFeeFromAmount {
padding-left:10px;
}


/* SEND COINS ENTRY */

QStackedWidget#SendCoinsEntry .QFrame#SendCoins &gt; .QLabel { /* Send Coin Entry Labels */
background-color:#F8F6F6;
min-width:102px;
font-weight:normal;
/*font-size:11px;*/
color:#333;
min-height:25px;
margin-right:5px;
padding-right:5px;
}

QStackedWidget#SendCoinsEntry .QFrame#SendCoins .QLabel#amountLabel {
color: #fff;
background-color:#999;
}

QStackedWidget#SendCoinsEntry .QValidatedLineEdit#payTo { /* Pay To Input Field */
}

QStackedWidget#SendCoinsEntry .QToolButton { /* General Settings for Pay To Icons */
padding-left:5px;
padding-right:5px;
border: 0;
outline: 0;
}

QStackedWidget#SendCoinsEntry .QToolButton#addressBookButton { /* Address Book Button */
padding-left:10px;
}

QStackedWidget#SendCoinsEntry .QToolButton#addressBookButton {
}

QStackedWidget#SendCoinsEntry .QToolButton#pasteButton {
}

QStackedWidget#SendCoinsEntry .QToolButton#deleteButton {
}

QStackedWidget#SendCoinsEntry .QLineEdit#addAsLabel { /* Pay To Input Field */
}

/* COIN CONTROL POPUP */

QDialog#CoinControlDialog { /* Coin Control Dialog Window */
background-color:#F8F6F6;
}

QDialog#CoinControlDialog .QLabel#labelCoinControlQuantityText { /* Coin Control Quantity Label */
min-height:30px;
padding-left:15px;
}

QDialog#CoinControlDialog .QLabel#labelCoinControlQuantity { /* Coin Control Quantity */
min-height:30px;
}

QDialog#CoinControlDialog .QLabel#labelCoinControlBytesText { /* Coin Control Bytes Label */
padding-left:15px;
}

QDialog#CoinControlDialog .QLabel#labelCoinControlBytes { /* Coin Control Bytes */
}

QDialog#CoinControlDialog .QLabel#labelCoinControlAmountText { /* Coin Control Amount Label */
min-height:30px;
padding-left:15px;
}

QDialog#CoinControlDialog .QLabel#labelCoinControlAmount { /* Coin Control Amount */
min-height:30px;
}

QDialog#CoinControlDialog .QLabel#labelCoinControlPriorityText { /* Coin Control Priority Label */
padding-left:15px;
}

QDialog#CoinControlDialog .QLabel#labelCoinControlPriority { /* Coin Control Priority */
}

QDialog#CoinControlDialog .QLabel#labelCoinControlFeeText { /* Coin Control Fee Label */
min-height:30px;
padding-left:15px;
}

QDialog#CoinControlDialog .QLabel#labelCoinControlFee { /* Coin Control Fee */
min-height:30px;
}

QDialog#CoinControlDialog .QLabel#labelCoinControlLowOutputText { /* Coin Control Low Output Label */
padding-left:15px;
}

QDialog#CoinControlDialog .QLabel#labelCoinControlLowOutput { /* Coin Control Low Output */
}

QDialog#CoinControlDialog .QLabel#labelCoinControlAfterFeeText { /* Coin Control After Fee Label */
min-height:30px;
padding-left:15px;
}

QDialog#CoinControlDialog .QLabel#labelCoinControlAfterFee { /* Coin Control After Fee */
min-height:30px;
}

QDialog#CoinControlDialog .QLabel#labelCoinControlChangeText { /* Coin Control Change Label */
padding-left:15px;
}

QDialog#CoinControlDialog .QLabel#labelCoinControlChange { /* Coin Control Change */

}

QDialog#CoinControlDialog .QFrame#frame .QPushButton#pushButtonSelectAll { /* (un)select all button */
padding-left:10px;
padding-right:10px;
min-height:25px;
}

QDialog#CoinControlDialog .QFrame#frame .QPushButton#pushButtonToggleLock { /* Toggle lock state button */
padding-left:10px;
padding-right:10px;
min-height:25px;
}

QDialog#CoinControlDialog .QDialogButtonBox#buttonBox QPushButton { /* Coin Control 'OK' button */
}

QDialog#CoinControlDialog .QFrame#frame .QRadioButton#radioTreeMode { /* Coin Control Tree Mode Selector */
color:#818181;
background-color:transparent;
}

QDialog#CoinControlDialog .QFrame#frame .QRadioButton#radioListMode { /* Coin Control List Mode Selector */
color:#818181;
background-color:transparent;
}

QDialog#CoinControlDialog QHeaderView::section:first { /* Bug Fix: the number &quot;1&quot; displays in this table for some reason... */
color:transparent;
}

QDialog#CoinControlDialog .CoinControlTreeWidget#treeWidget { /* Coin Control Widget Container */
outline:0;
background-color:#ffffff;
border:0px solid #818181;
}

QDialog#CoinControlDialog .CoinControlTreeWidget#treeWidget::item {
}

QDialog#CoinControlDialog .CoinControlTreeWidget#treeWidget::item:selected { /* Coin Control Item (selected) */
background-color:#f7f7f7;
color:#333;
}

QDialog#CoinControlDialog .CoinControlTreeWidget#treeWidget::item:checked { /* Coin Control Item (checked) */
background-color:#f7f7f7;
color:#333;
}

QDialog#CoinControlDialog .CoinControlTreeWidget#treeWidget::branch:selected { /* Coin Control Branch Icon */
background-image: url(':/images/light/drkblue_qtreeview_selected');
background-repeat:no-repeat;
background-position:center;
background-color:#f7f7f7;
color:#333;
}

QDialog#CoinControlDialog .CoinControlTreeWidget#treeWidget::branch:checked { /* Coin Control Branch Icon */
background-image: url(':/images/light/drkblue_qtreeview_selected');
background-repeat:no-repeat;
background-position:center;
background-color:#f7f7f7;
color:#333;
}

QDialog#CoinControlDialog .CoinControlTreeWidget#treeWidget::seperator {

}

QDialog#CoinControlDialog .CoinControlTreeWidget#treeWidget::indicator { /* Coin Control Widget Checkbox */

}

/* RECEIVE COINS */

QWidget#ReceiveCoinsDialog .QFrame#frame2 .QLabel#label_2 { /* Label Label */
background-color:#F8F6F6;
border: 1px solid #fff;
min-width:102px;
color:#333;
/*font-weight:bold;
font-size:11px;*/
padding-right:5px;
}

QWidget#ReceiveCoinsDialog .QFrame#frame2 .QLabel#label { /* Amount Label */
background-color:#999;
border: 1px solid #fff;
min-width:102px;
color:#ffffff;
/*font-weight:bold;
font-size:11px;*/
padding-right:5px;
}

QWidget#ReceiveCoinsDialog .QFrame#frame2 .QLabel#label_3 { /* Message Label */
background-color:#F8F6F6;
border: 1px solid #fff;
min-width:102px;
color:#333;
/*font-weight:bold;
font-size:11px;*/
padding-right:5px;
}

QWidget#ReceiveCoinsDialog .QFrame#frame2 QPushButton#clearButton { /* Clear Button */
background-color:qlineargradient(x1: 0, y1: 0, x2: 0, y2: 1, stop: .01 #f6f6f6, stop: .1 rgba(250, 250, 250, 128), stop: .95 rgba(250, 250, 250, 255), stop: 1 #ebebeb);
border:1px solid #d2d2d2;
color:#616161;
padding-left:10px;
padding-right:10px;
}

QWidget#ReceiveCoinsDialog .QFrame#frame2 QPushButton#clearButton:hover {
background-color:qlineargradient(x1: 0, y1: 0, x2: 0, y2: 1, stop: .01 #f6f6f6, stop: .1 rgba(240, 240, 240, 255), stop: .95 rgba(240, 240, 240, 255), stop: 1 #ebebeb);
color:#333;
}

QWidget#ReceiveCoinsDialog .QFrame#frame2 QPushButton#clearButton:pressed {
border:1px solid #9e9e9e;
}

QWidget#ReceiveCoinsDialog .QFrame#frame QPushButton#showRequestButton { /* Show Button */
background-color:qlineargradient(x1: 0, y1: 0, x2: 0, y2: 1, stop: .01 #f6f6f6, stop: .1 rgba(250, 250, 250, 128), stop: .95 rgba(250, 250, 250, 255), stop: 1 #ebebeb);
border:1px solid #d2d2d2;
color:#616161;
padding-left:10px;
padding-right:10px;
}

QWidget#ReceiveCoinsDialog .QFrame#frame QPushButton#showRequestButton:hover {
background-color:qlineargradient(x1: 0, y1: 0, x2: 0, y2: 1, stop: .01 #f6f6f6, stop: .1 rgba(240, 240, 240, 255), stop: .95 rgba(240, 240, 240, 255), stop: 1 #ebebeb);
color:#333;
}

QWidget#ReceiveCoinsDialog .QFrame#frame QPushButton#showRequestButton:pressed {
border:1px solid #9e9e9e;
}

QWidget#ReceiveCoinsDialog .QFrame#frame QPushButton#removeRequestButton { /* Remove Button */
background-color:qlineargradient(x1: 0, y1: 0, x2: 0, y2: 1, stop: .01 #f6f6f6, stop: .1 rgba(250, 250, 250, 128), stop: .95 rgba(250, 250, 250, 255), stop: 1 #ebebeb);
border:1px solid #d2d2d2;
color:#616161;
padding-left:10px;
padding-right:10px;
}

QWidget#ReceiveCoinsDialog .QFrame#frame QPushButton#removeRequestButton:hover {
background-color:qlineargradient(x1: 0, y1: 0, x2: 0, y2: 1, stop: .01 #f6f6f6, stop: .1 rgba(240, 240, 240, 255), stop: .95 rgba(240, 240, 240, 255), stop: 1 #ebebeb);
color:#333;
}

QWidget#ReceiveCoinsDialog .QFrame#frame QPushButton#removeRequestButton:pressed {
border:1px solid #9e9e9e;
}

QWidget#ReceiveCoinsDialog .QFrame#frame .QLabel#label_6 { /* Requested Payments History Label */
color:#999;
font-weight:normal;
font-size:14px;
}

/* RECEIVE COINS DIALOG */

QDialog#ReceiveRequestDialog {
background-color:#F8F6F6;
}

QDialog#ReceiveRequestDialog QTextEdit { /* Contents of Receive Coin Dialog */
border:1px solid #d7d7d7;
}

/* TRANSACTIONS PAGE */

TransactionView QLineEdit { /* Filters */
margin-bottom:2px;
margin-right:1px;
min-width:111px;
text-align:center;
}

TransactionView QLineEdit#addressWidget { /* Address Filter */
margin-bottom:2px;
margin-right:1px;
min-width:405px;
text-align:center;
}

TransactionView QLineEdit#amountWidget { /* Amount Filter */
margin-bottom:2px;
margin-right:1px;
max-width:100px;
text-align:center;
}

TransactionView QComboBox {
margin-bottom:1px;
margin-right:1px;
}

QLabel#transactionSumLabel { /* Example of setObjectName for widgets without name */
color:#333333;
font-weight:bold;
}
 
QLabel#transactionSum { /* Example of setObjectName for widgets without name */
color:#333333;
}

/* TRANSACTION DETAIL DIALOG */

QDialog#TransactionDescDialog {
background-color:#F8F6F6;
}

QDialog#TransactionDescDialog QTextEdit { /* Contents of Receive Coin Dialog */
border:1px solid #d7d7d7;

}


</string>
  </property>
  <layout class="QVBoxLayout" name="verticalLayout">
   <item>
    <widget class="QLabel" name="labelExplanation">
     <property name="textFormat">
      <enum>Qt::PlainText</enum>
     </property>
     <property name="wordWrap">
      <bool>true</bool>
     </property>
    </widget>
   </item>
   <item>
    <widget class="QTableView" name="tableView">
     <property name="contextMenuPolicy">
      <enum>Qt::CustomContextMenu</enum>
     </property>
     <property name="toolTip">
      <string>Right-click to edit address or label</string>
     </property>
     <property name="styleSheet">
      <string notr="true">QHeaderView::item{
	background-color:#f57026;
}</string>
     </property>
     <property name="tabKeyNavigation">
      <bool>false</bool>
     </property>
     <property name="alternatingRowColors">
      <bool>true</bool>
     </property>
     <property name="selectionMode">
      <enum>QAbstractItemView::SingleSelection</enum>
     </property>
     <property name="selectionBehavior">
      <enum>QAbstractItemView::SelectRows</enum>
     </property>
     <property name="sortingEnabled">
      <bool>true</bool>
     </property>
     <attribute name="verticalHeaderVisible">
      <bool>false</bool>
     </attribute>
    </widget>
   </item>
   <item>
    <layout class="QHBoxLayout" name="horizontalLayout">
     <item>
      <widget class="QPushButton" name="newAddress">
       <property name="toolTip">
        <string>Create a new address</string>
       </property>
       <property name="text">
        <string>&amp;New</string>
       </property>
       <property name="icon">
        <iconset resource="../bitcoin.qrc">
         <normaloff>:/icons/add</normaloff>:/icons/add</iconset>
       </property>
       <property name="autoDefault">
        <bool>false</bool>
       </property>
      </widget>
     </item>
     <item>
      <widget class="QPushButton" name="copyAddress">
       <property name="toolTip">
        <string>Copy the currently selected address to the system clipboard</string>
       </property>
       <property name="text">
        <string>&amp;Copy</string>
       </property>
       <property name="icon">
        <iconset resource="../bitcoin.qrc">
         <normaloff>:/icons/editcopy</normaloff>:/icons/editcopy</iconset>
       </property>
       <property name="autoDefault">
        <bool>false</bool>
       </property>
      </widget>
     </item>
     <item>
      <widget class="QPushButton" name="deleteAddress">
       <property name="toolTip">
        <string>Delete the currently selected address from the list</string>
       </property>
       <property name="text">
        <string>&amp;Delete</string>
       </property>
       <property name="icon">
        <iconset resource="../bitcoin.qrc">
         <normaloff>:/icons/remove</normaloff>:/icons/remove</iconset>
       </property>
       <property name="autoDefault">
        <bool>false</bool>
       </property>
      </widget>
     </item>
     <item>
      <spacer name="horizontalSpacer">
       <property name="orientation">
        <enum>Qt::Horizontal</enum>
       </property>
       <property name="sizeHint" stdset="0">
        <size>
         <width>40</width>
         <height>20</height>
        </size>
       </property>
      </spacer>
     </item>
     <item>
      <widget class="QPushButton" name="exportButton">
       <property name="toolTip">
        <string>Export the data in the current tab to a file</string>
       </property>
       <property name="styleSheet">
        <string notr="true">background-color:#f57026;</string>
       </property>
       <property name="text">
        <string>&amp;Export</string>
       </property>
       <property name="icon">
        <iconset resource="../bitcoin.qrc">
         <normaloff>:/icons/export</normaloff>:/icons/export</iconset>
       </property>
       <property name="autoDefault">
        <bool>false</bool>
       </property>
      </widget>
     </item>
     <item>
      <widget class="QPushButton" name="closeButton">
       <property name="sizePolicy">
        <sizepolicy hsizetype="Minimum" vsizetype="Minimum">
         <horstretch>0</horstretch>
         <verstretch>0</verstretch>
        </sizepolicy>
       </property>
       <property name="styleSheet">
        <string notr="true">background-color:#f57026;</string>
       </property>
       <property name="text">
        <string>C&amp;lose</string>
       </property>
       <property name="autoDefault">
        <bool>false</bool>
       </property>
      </widget>
     </item>
    </layout>
   </item>
  </layout>
 </widget>
 <resources>
  <include location="../bitcoin.qrc"/>
 </resources>
 <connections/>
</ui>
